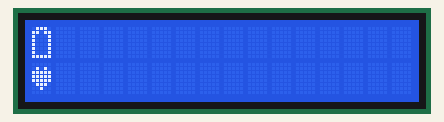
Bench run of a sketch on a simulated Arduino Uno, built with avr-gcc and run on an emulated ATmega328P. Shown: 16×2 character LCD.

Above: at 0.1 s.
At 3.1 s:
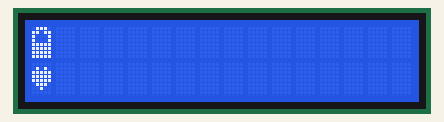
At 6.1 s:
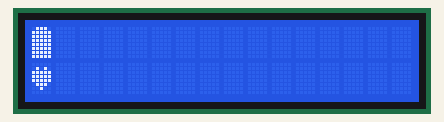

Measured:
- by itself, everything shown: repeats every 9.0 s, in 3 steps
- what the display in image 1 shows lasts 3.0 s, from 3.1 s to 6.1 s

The sketch:

criando_caracter.ino
```cpp
#include <LiquidCrystal.h>

LiquidCrystal lcd(7,6,5,4,3,2);

byte coracao[8]={B00000,B01010,B11111,B11111,B11111,B01110,B00100,B00000};
byte batL[8]={B01110,B11011,B10001,B10001,B10001,B10001,B10001,B11111};
byte batM[8]={B01110,B11011,B10001,B10001,B11111,B11111,B11111,B11111};
byte batF[8]={B01110,B11111,B11111,B11111,B11111,B11111,B11111,B11111};

void setup() {
  lcd.begin(16,2);
  lcd.createChar(1,coracao);
  lcd.createChar(2, batL);
  lcd.createChar(3, batM);
  lcd.createChar(4, batF);
}

void loop() {
  lcd.clear();
  lcd.setCursor(0,0);
  lcd.write(2);
  lcd.setCursor(0,1);
  lcd.write(1);
  delay(3000);

  lcd.clear();
  lcd.setCursor(0,0);
  lcd.write(3);
  lcd.setCursor(0,1);
  lcd.write(1);
  delay(3000);

  lcd.clear();
  lcd.setCursor(0,0);
  lcd.write(4);
  lcd.setCursor(0,1);
  lcd.write(1);
  delay(3000);


}
```
